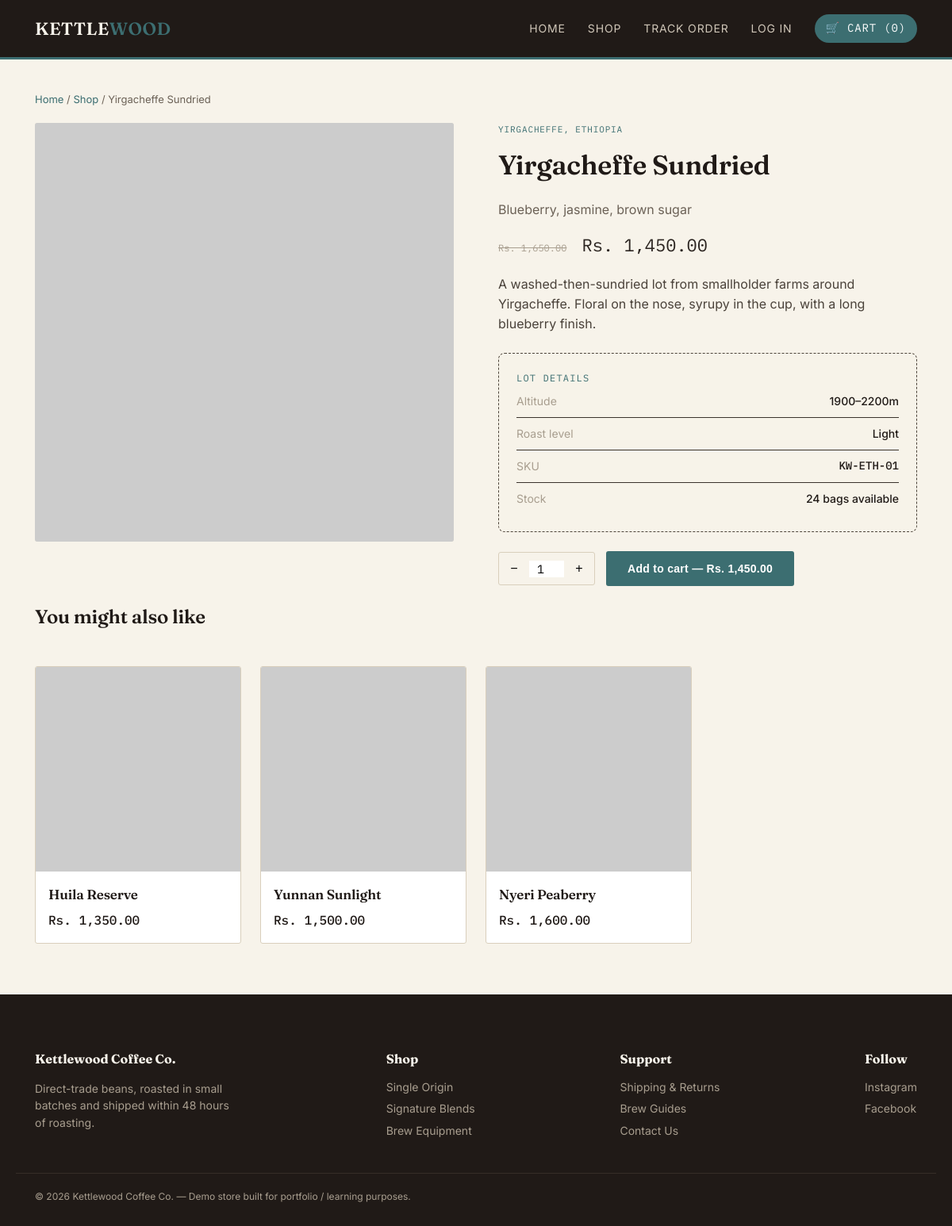
Screenshot of /product.php?slug=yirgacheffe-sundried with the database file from the repository.
### tables this page shows
CREATE TABLE products (
    id INT AUTO_INCREMENT PRIMARY KEY,
    category_id INT NOT NULL,
    name VARCHAR(150) NOT NULL,
    slug VARCHAR(150) NOT NULL UNIQUE,
    sku VARCHAR(30) NOT NULL UNIQUE,
    price DECIMAL(10, 2) NOT NULL,
    compare_price DECIMAL(10, 2) DEFAULT NULL,
    origin VARCHAR(100) DEFAULT NULL,
    altitude VARCHAR(50) DEFAULT NULL,
    roast_level VARCHAR(30) DEFAULT NULL,
    tasting_notes VARCHAR(255) DEFAULT NULL,
    description TEXT,
    image VARCHAR(255) DEFAULT NULL,
    stock INT NOT NULL DEFAULT 0,
    is_featured TINYINT(1) NOT NULL DEFAULT 0,
    created_at TIMESTAMP DEFAULT CURRENT_TIMESTAMP,
    FOREIGN KEY (category_id) REFERENCES categories (id)
);

### includes/functions.php (called while the page is built, shortened)
<?php
function clean($str) {
    global $conn;
    return mysqli_real_escape_string($conn, trim($str));
}
function money($amount) {
    return CURRENCY . number_format((float)$amount, 2);
}
function image_src($filename) {
    return 'https://placehold.co/600x600/201A17/EDE6D6?text=' . urlencode('KETTLEWOOD');
}

### product.php (the view, shortened to what this page needs)
<?php
require_once 'config.php';
require_once 'includes/functions.php';
$slug = isset($_GET['slug']) ? clean($_GET['slug']) : '';
$result = mysqli_query($conn, "SELECT * FROM products WHERE slug = '$slug' LIMIT 1");
$p = mysqli_fetch_assoc($result);
$related = mysqli_query($conn, "SELECT * FROM products WHERE category_id = {$p['category_id']} AND id != {$p['id']} LIMIT 4");
require 'includes/header.php';
?>
<section class="wrap" style="padding-top:40px;">
    <div class="breadcrumb"><a href="index.php">Home</a> / <a href="shop.php">Shop</a> / <?= htmlspecialchars($p['name']) ?></div>
    <div class="product-detail">
        <div class="pd-image">
            <img src="<?= image_src($p['image']) ?>" alt="<?= htmlspecialchars($p['name']) ?>">
        </div>
        <div class="pd-info">
            <?php if ($p['origin']): ?><div class="card-tag"><?= htmlspecialchars($p['origin']) ?></div><?php endif; ?>
            <h1><?= htmlspecialchars($p['name']) ?></h1>
            <?php if ($p['tasting_notes']): ?><p style="color:#6b6156;"><?= htmlspecialchars($p['tasting_notes']) ?></p><?php endif; ?>
            <div class="pd-price">
                <?php if ($p['compare_price']): ?><span class="price-strike"><?= money($p['compare_price']) ?></span><?php endif; ?>
                <?= money($p['price']) ?>
            </div>
            <p class="pd-desc"><?= nl2br(htmlspecialchars($p['description'])) ?></p>
            <?php if ($p['altitude'] || $p['roast_level']): ?>
            <div class="stamp" style="transform:none;margin-bottom:24px;">
                <div class="stamp-title">Lot Details</div>
                <?php if ($p['altitude']): ?><div class="stamp-row"><span>Altitude</span><b style="color:var(--charcoal);"><?= htmlspecialchars($p['altitude']) ?></b></div><?php endif; ?>
                <?php if ($p['roast_level']): ?><div class="stamp-row"><span>Roast level</span><b style="color:var(--charcoal);"><?= htmlspecialchars($p['roast_level']) ?></b></div><?php endif; ?>
                <div class="stamp-row"><span>SKU</span><b style="color:var(--charcoal);" class="mono"><?= htmlspecialchars($p['sku']) ?></b></div>
                <div class="stamp-row"><span>Stock</span><b style="color:var(--charcoal);"><?= $p['stock'] > 0 ? $p['stock'] . ' bags available' : 'Out of stock' ?></b></div>
            </div>
            <?php endif; ?>
            <?php if ($p['stock'] > 0): ?>
            <form method="POST">
                <div class="qty-row">
                    <div class="qty-box">
                        <button type="button" onclick="stepQty(-1)">&minus;</button>
                        <input type="number" name="quantity" id="qtyInput" value="1" min="1" max="<?= $p['stock'] ?>">
                        <button type="button" onclick="stepQty(1)">&plus;</button>
                    </div>
                    <button type="submit" name="add_to_cart" class="btn btn-primary">Add to cart — <?= money($p['price']) ?></button>
                </div>
            </form>
            <?php else: ?>
                <button class="btn btn-dark" disabled>Out of stock</button>
            <?php endif; ?>
        </div>
    </div>
</section>
<?php if (mysqli_num_rows($related) > 0): ?>
<section class="wrap">
    <div class="section-head"><h2>You might also like</h2></div>
    <div class="grid">
        <?php while ($r = mysqli_fetch_assoc($related)): ?>
            <a href="product.php?slug=<?= urlencode($r['slug']) ?>" class="card">
                <div class="card-img"><img src="<?= image_src($r['image']) ?>" alt="<?= htmlspecialchars($r['name']) ?>"></div>
                <div class="card-body">
                    <h3><?= htmlspecialchars($r['name']) ?></h3>
                    <div class="card-price-row"><span class="price"><?= money($r['price']) ?></span></div>
                </div>
            </a>
        <?php endwhile; ?>
    </div>
</section>
<?php endif; ?>
<?php require 'includes/footer.php'; ?>

### css/style.css (style rules this page uses)
:root { --charcoal: #201A17; --ink: #2B2420; --ecru: #F7F3EA; --parchment: #EDE6D6; --teal: #3C6E71; --teal-dark: #2A4F51; --copper: #8C5A3C; --line: #D9CFBC; --radius: 3px; }
* { box-sizing: border-box; }
body { margin: 0; background: var(--ecru); color: var(--ink); font-family: 'Inter', sans-serif; font-size: 16px; line-height: 1.55; }
h1, h2, h3, .display { font-family: 'Fraunces', serif; font-weight: 600; color: var(--charcoal); letter-spacing: -0.01em; margin: 0 0 0.5em; }
a { color: inherit; text-decoration: none; }
img { max-width: 100%; display: block; }
.mono { font-family: 'IBM Plex Mono', monospace; }
.wrap { max-width: 1160px; margin: 0 auto; padding: 0 24px; }
.stamp { border: 1.5px dashed #4d443a; border-radius: 8px; padding: 22px; transform: rotate(-2deg); background: rgba(237,230,214,0.03); }
.stamp .stamp-title { font-family: 'IBM Plex Mono', monospace; font-size: 12px; letter-spacing: 0.1em; text-transform: uppercase; color: var(--teal); }
.stamp .stamp-row { display: flex; justify-content: space-between; padding: 9px 0; border-bottom: 1px solid #3a332c; font-size: 14px; }
.stamp .stamp-row:last-child { border-bottom: none; }
.stamp .stamp-row b { color: var(--ecru); font-weight: 500; }
.stamp .stamp-row span:first-child { color: #a89e8f; }
.btn { display: inline-block; padding: 13px 26px; border-radius: var(--radius); font-size: 14px; font-weight: 600; letter-spacing: 0.02em; cursor: pointer; border: 1px solid transparent; transition: transform .12s ease, background .15s ease; }
.btn-primary { background: var(--teal); color: #fff; }
section { padding: 64px 0; }
.section-head { display: flex; justify-content: space-between; align-items: flex-end; margin-bottom: 32px; }
.grid { display: grid; grid-template-columns: repeat(4, 1fr); gap: 24px; }
.card { background: #fff; border: 1px solid var(--line); border-radius: var(--radius); overflow: hidden; display: flex; flex-direction: column; transition: box-shadow .18s ease, transform .18s ease; }
.card-img { aspect-ratio: 1/1; background: var(--parchment); overflow: hidden; }
.card-img img { width: 100%; height: 100%; object-fit: cover; }
.card-body { padding: 16px; display: flex; flex-direction: column; gap: 6px; flex: 1; }
.card-tag { font-family: 'IBM Plex Mono', monospace; font-size: 11px; text-transform: uppercase; letter-spacing: 0.08em; color: var(--teal); }
.card-body h3 { font-size: 17px; margin: 0; }
.card-price-row { margin-top: auto; display: flex; align-items: center; justify-content: space-between; }
.price { font-family: 'IBM Plex Mono', monospace; font-weight: 500; color: var(--charcoal); }
.price-strike { color: #a89e8f; text-decoration: line-through; font-size: 12px; margin-right: 6px; }
.product-detail { display: grid; grid-template-columns: 1fr 1fr; gap: 56px; }
.pd-image { background: var(--parchment); border-radius: var(--radius); overflow: hidden; aspect-ratio: 1/1; }
.pd-image img { width: 100%; height: 100%; object-fit: cover; }
.pd-info .card-tag { margin-bottom: 10px; }
.pd-info h1 { font-size: 34px; }
.pd-price { font-family: 'IBM Plex Mono', monospace; font-size: 22px; margin: 10px 0 20px; }
.pd-desc { color: #4a423a; margin-bottom: 24px; }
.qty-row { display: flex; align-items: center; gap: 14px; margin-bottom: 20px; }
.qty-box { display: flex; align-items: center; border: 1px solid var(--line); border-radius: var(--radius); }
.qty-box button { background: none; border: none; width: 38px; height: 40px; font-size: 16px; cursor: pointer; }
.qty-box input { width: 44px; border: none; text-align: center; font-family: 'IBM Plex Mono', monospace; font-size: 15px; }
.breadcrumb { font-size: 13px; color: #6b6156; margin-bottom: 20px; }
.breadcrumb a { color: var(--teal); }

### rows the page displays
products: name "Yirgacheffe Sundried", origin "YIRGACHEFFE, ETHIOPIA", tasting_notes "Blueberry, jasmine, brown sugar", compare_price "Rs. 1,650.00", price "Rs. 1,450.00", description "A washed-then-sundried lot from smallholder farms around Yirgacheffe. Floral on the nose, syrupy in the cup, with a long blueberry finish.", altitude "1900–2200m", roast_level "Light", sku "KW-ETH-01", stock "24"
products: name "Huila Reserve", price "Rs. 1,350.00"
products: name "Yunnan Sunlight", price "Rs. 1,500.00"
products: name "Nyeri Peaberry", price "Rs. 1,600.00"

### other values shown
cart_count() "0"
